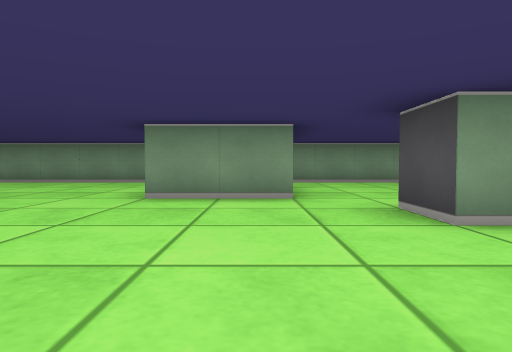
[1] (above)

15 first-person views from a walk through a cub3D ray-caster map. The camera is about half as high as the walls, tilts 2° down and sees 75° across. The floor is counted in squares. Each view is taken from the middle of a square. On the plan, view 1 faces up. The plan holds only what a view shows up to about 9 squares ahead; the rest is blank.

[2]
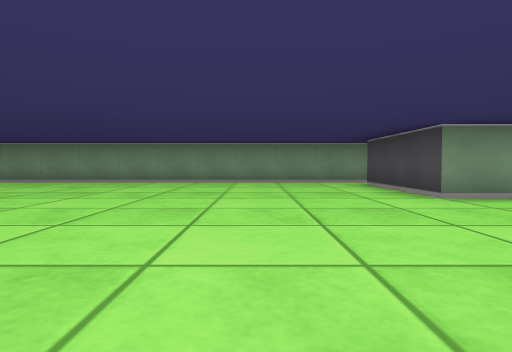

[3]
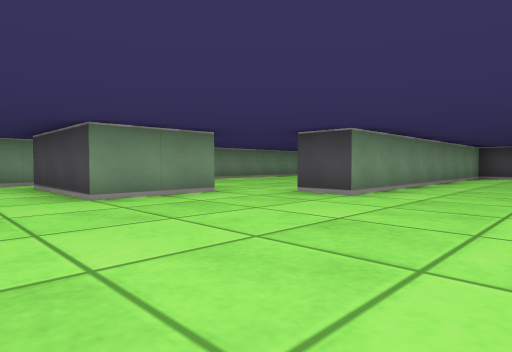

[4]
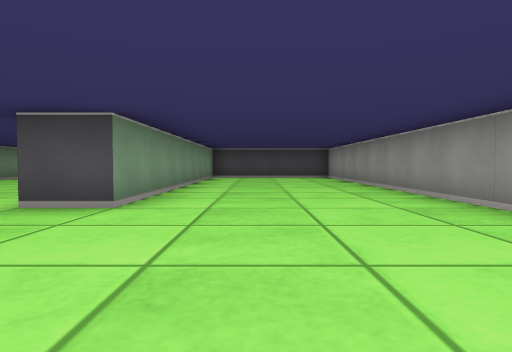

[5]
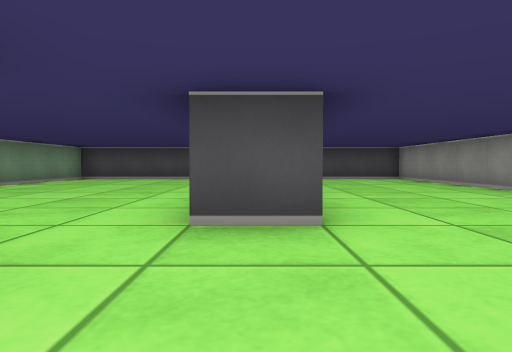

[6]
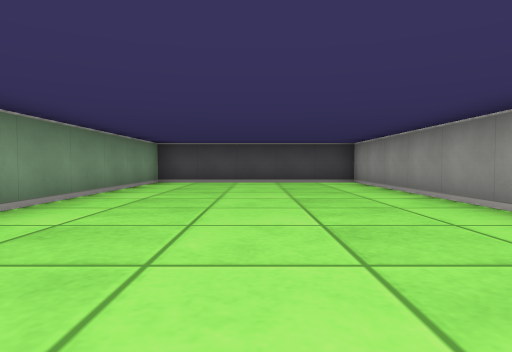

[7]
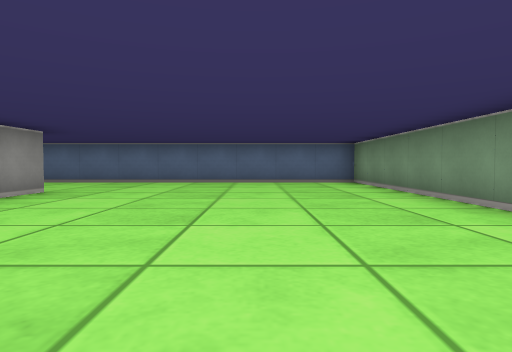

[8]
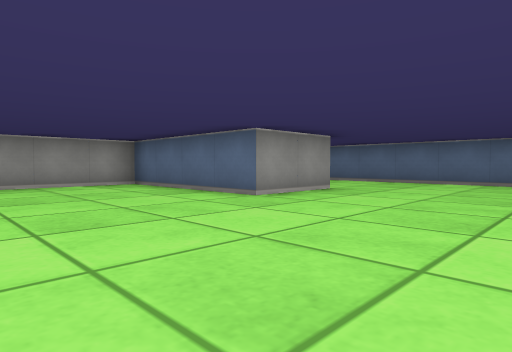

[9]
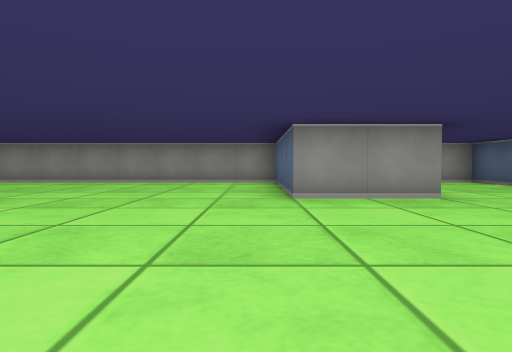

[10]
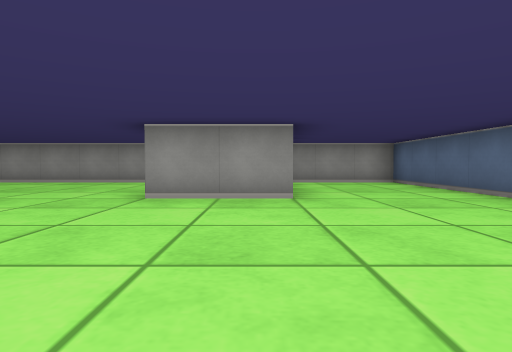

[11]
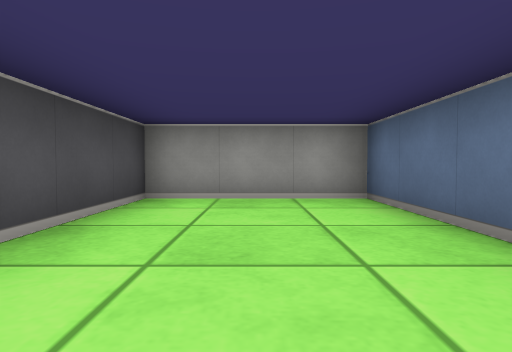

[12]
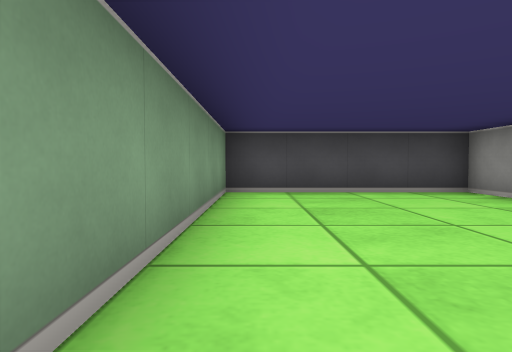

[13]
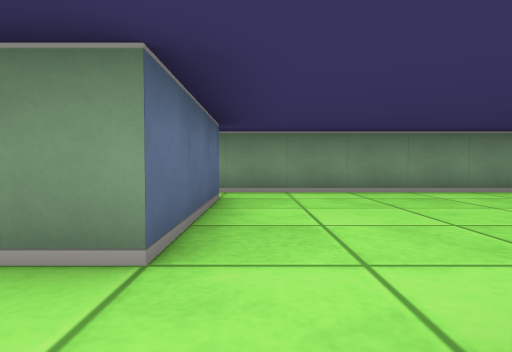

[14]
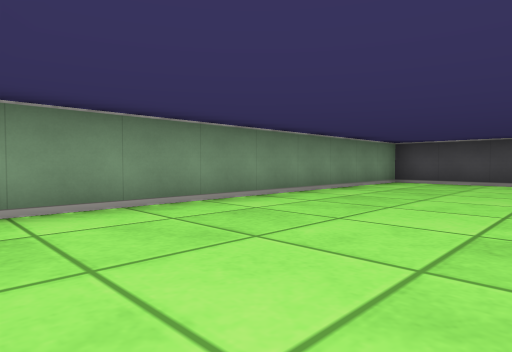

[15]
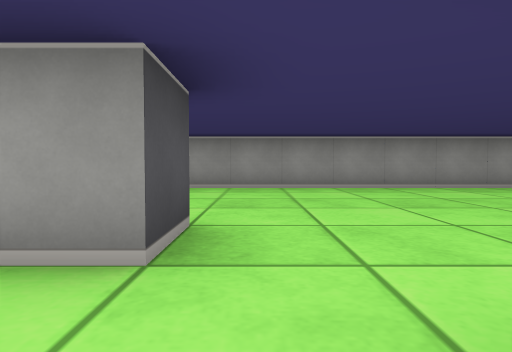

### Floor plan
Points are (right, up) in squares from view 1. A wall is a line through its corners. A room is listed if a view was taken in it or the views show most of it. See-through windows are left out.
Room 1 (views 1, 2, 3, 4, 5, 7, 8, 9, 10, 11, 12, 13)
walls: (0.5, 4.5) (-1.5, 4.5) (-1.5, 7.5); (-1.1, 8.5) (-12.5, 8.5) (-12.5, -1.5) (-9.5, -1.5) (-9.5, 1.1); (-9.6, 2.5) (-7.5, 2.5) (-7.5, -1.5) (9.5, -1.5) (9.5, 2.5) (1.5, 2.5) (1.5, 3.5)
ways out: opening at (-0.5, 8) to room 2; opening at (1, 4) to room 2
Room 2 (views 6, 14, 15)
walls: (4.2, 3.5) (9.5, 3.5) (9.5, 8.5) (0.4, 8.5); (1.5, 3.5) (2.2, 3.5); (0.5, 7.5) (0.5, 4.5)
ways out: opening at (-0.5, 8) to room 1; opening at (1, 4) to room 1

Positions as (right, up) in squares from view 1, and headings:
1: (0, 0), facing up
2: (-4, 0), facing up
3: (-3, 0), facing up-right
4: (-2, 1), facing right
5: (-1, 3), facing right
6: (1, 6), facing right
7: (-4, 6), facing left
8: (-4, 6), facing down-left
9: (-7, 7), facing down
10: (-9, 7), facing down
11: (-11, 3), facing down
12: (4, 2), facing right
13: (1, 3), facing up
14: (1, 5), facing up-right
15: (1, 5), facing down
